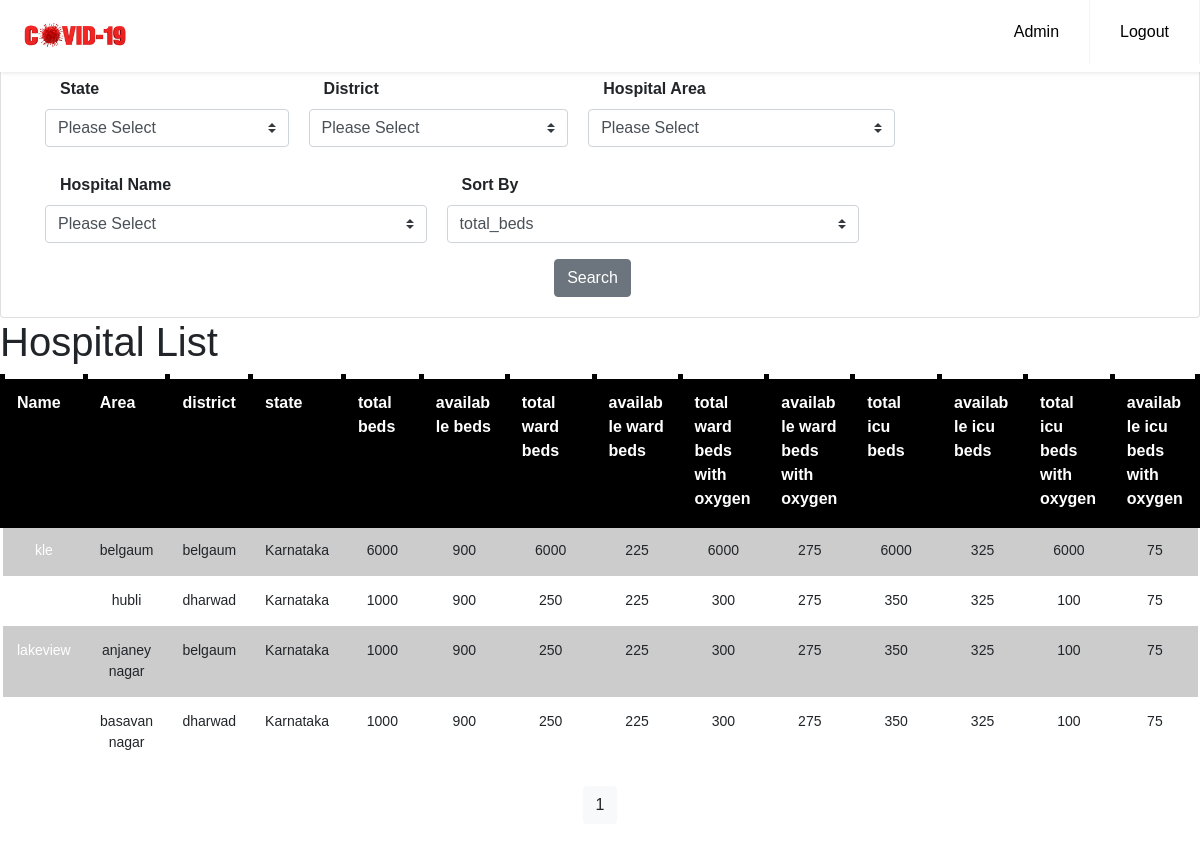
Before: /hospital with the older database file.
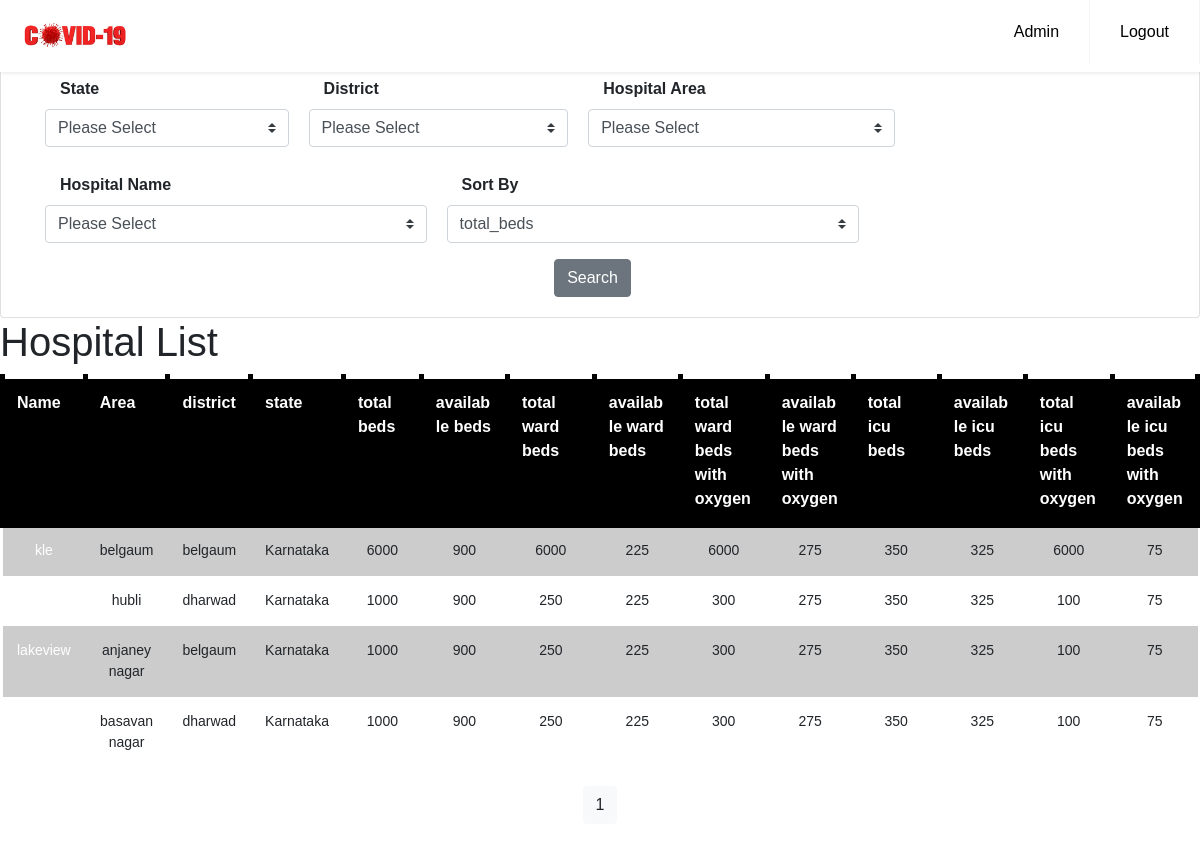
After: the same page with the newer database file.
### models.py (models this page shows, shortened)
class Hospital(db.Model):
    id = db.Column(db.Integer, primary_key=True)
    name = db.Column(db.String(100), nullable=False)
    area = db.Column(db.String(100), nullable=False)
    district = db.Column(db.String(100), nullable=False)
    state = db.Column(db.String(100), nullable=False)
    total_beds = db.Column(db.Integer, nullable=False)
    available_beds = db.Column(db.Integer, nullable=False)
    total_ward_beds = db.Column(db.Integer, nullable=False)
    available_ward_beds = db.Column(db.Integer, nullable=False)
    total_ward_beds_with_oxygen = db.Column(db.Integer, nullable=False)
    available_ward_beds_with_oxygen = db.Column(db.Integer, nullable=False)
    total_icu_beds = db.Column(db.Integer, nullable=False)
    available_icu_beds = db.Column(db.Integer, nullable=False)
    total_icu_beds_with_oxygen = db.Column(db.Integer, nullable=False)
    available_icu_beds_with_oxygen = db.Column(db.Integer, nullable=False)
    beds = db.relationship('Bed', backref='hospital', lazy=True)

### app.py (the view, shortened to what this page needs)
@app.route('/hospital', methods=['POST', 'GET'])
def hospital():
    name=False
    district=False
    state=False
    area=False
    beds= False
    form = InfoForm()
    page = request.args.get('page', 1, type=int)
    print('page: ', page)
    if request.method == 'GET':
        name = request.args.get('name')
        state = request.args.get('state')
        district = request.args.get('district')
        area = request.args.get('area')
        beds = request.args.get('beds')
    if form.validate_on_submit() and request.method == "POST":
        print('POST request')
    data = Hospital.query.order_by(Hospital.total_beds.desc()).paginate(per_page=5, page=page)
    if(name =='Please Select' and district =='Please Select' and state =='Please Select' and area =='Please Select'):
        if beds == 'total_beds':
            data = Hospital.query.order_by(Hospital.total_beds.desc()).paginate(per_page=5, page=page)
        elif beds== 'available_beds':
            data = Hospital.query.order_by(Hospital.available_beds.desc()).paginate(per_page=5, page=page)
        elif beds == 'available_ward_beds':
            data = Hospital.query.order_by(Hospital.available_ward_beds.desc()).paginate(per_page=5, page=page)
        elif beds == 'available_ward_beds_with_oxygen':
            data = Hospital.query.order_by(Hospital.available_ward_beds_with_oxygen.desc()).paginate(per_page=5, page=page)
        elif beds == 'available_icu_beds':
            data = Hospital.query.order_by(Hospital.available_icu_beds.desc()).paginate(per_page=5, page=page)
        elif beds == 'available_icu_beds_with_oxygen':
            data = Hospital.query.order_by(Hospital.available_icu_beds_with_oxygen.desc()).paginate(per_page=5, page=page)
    elif(name !=  'Please Select' and district !='Please Select' and state !='Please Select' and area !='Please Select'):
        if beds == 'total_beds':
            data = Hospital.query.filter_by(name=name, district=district, state=state, area=area).order_by(Hospital.total_beds.desc()).paginate(per_page=5, page=page)
        elif beds== 'available_beds':
            data = Hospital.query.filter_by(name=name, district=district, state=state, area=area).order_by(Hospital.available_beds).paginate(per_page=5, page=page)
        elif beds == 'available_ward_beds':
            data = Hospital.query.filter_by(name=name, district=district, state=state, area=area).order_by(Hospital.available_ward_beds.desc()).paginate(per_page=5, page=page)
        elif beds == 'available_ward_beds_with_oxygen':
            data = Hospital.query.filter_by(name=name, district=district, state=state, area=area).order_by(Hospital.available_ward_beds_with_oxygen.desc()).paginate(per_page=5, page=page)
        elif beds == 'available_icu_beds':
            data = Hospital.query.filter_by(name=name, district=district, state=state, area=area).order_by(Hospital.available_icu_beds.desc()).paginate(per_page=5, page=page)
        elif beds == 'available_icu_beds_with_oxygen':
            data = Hospital.query.filter_by(name=name, district=district, state=state, area=area).order_by(Hospital.available_icu_beds_with_oxygen.desc()).paginate(per_page=5, page=page)
    else:
        data = Hospital.query.order_by(Hospital.total_beds.desc()).paginate(per_page=5, page=page)
        print("Get Request")
    form.name.data = name
    form.district.data = district
    form.state.data = state
    form.area.data = area
    form.beds.data = beds
    return render_template('index.html', form=form, name=name, district=district, state=state, area=area, beds=beds, hospitals=data)

### forms.py
class InfoForm(FlaskForm):
    name = SelectField('Name', choices=[('Please Select','Please Select'),('Preetham emergency','Preetham emergency'),('Nandan clinic','Nandan clinic'),('Siddarth multispeciality','Siddarth multispeciality'),('Father Muller Hospital','Father Muller Hospital')])
    district = SelectField('District: ', choices=[('Please Select','Please Select'),('D.K','D.K'),('Banglore','Banglore')])
    state = SelectField('State: ', choices=[('Please Select','Please Select'),('Andra','Andra'),('Karnataka','Karnataka')])
    area = SelectField('Area: ', choices=[('Please Select','Please Select'),('badyar','badyar'),('mattikere','mattikere')])
    beds = SelectField('Sort bed results by ', validators=[DataRequired()], choices=[('total_beds','total_beds'),('available_beds','available_beds'),('available_ward_beds','available_ward_beds'),('available_ward_beds_with_oxygen','available_ward_beds_with_oxygen'),('available_icu_beds','available_icu_beds'),('available_icu_beds_with_oxygen','available_icu_beds_with_oxygen')], default='total_beds')
    submit = SubmitField('Search')

### templates/index.html (shortened to what this page needs)
{% extends "base.html" %}
{% block content %}
<div class="wrapper__main">
    <div class="page-wrapper bg-gra-03 p-t-45 p-b-50">
        <div class="wrapper wrapper--w790">
            <div class="card card-5">
                <div class="card-heading">
                    <h2 class="title">Search Here for Hospitals</h2>
                </div>
                <div class="card-body">
                    <div style="padding-left: 0px;" class="container">
                            <div class="col-md-12">
                                <form href="/" method="POST">
                                    <div class="row">
                                        <div>
                                            <div style="margin-top: 10px;" class="form-group">
                                                <label for="state" style="margin-left: 30px;" class="form-label "><b>State</b></label>
                                                <span class = "col-sm-4">
                                                    {{ form.state(id="state",class="custom-select selectFilter")}}
                                                </span>
                                            </div>
                                        </div>
                                        <div style="margin-left: 20px;">
                                            <div style="margin-top: 10px;" class="form-group">
                                                <label for="district" style="margin-left: 30px;" class="form-label"><b>District</b></label>
                                                <span class = "col-sm-4">
                                                    {{ form.district(id="district",class="custom-select selectFilter")}}
                                                </span>
                                            </div>
                                        </div>
                                        <div style="margin-left: 20px;">
                                            <div style="margin-top: 10px;" class="form-group">
                                                <label for="area" style="margin-left: 30px;" class="form-label "><b>Hospital Area</b></label>
                                                <span class = "col-sm-4">
                                                    {{ form.area(id="area",class="custom-select selectFilter")}}
                                                </span>
                                            </div>
                                        </div>
                                        <div>
                                            <div style="margin-top: 10px;" class="form-group">
                                                <label for="na" style="margin-left: 30px;" class="form-label "><b>Hospital Name</b></label>
                                                <span class = "col-sm-4">
                                                    {{ form.name(id="na",class="custom-select selectFilter") }}
                                                </span>
                                            </div>
                                        </div>
                                    <div style="margin-left: 20px;">
                                        <div style="margin-top: 10px;" class="form-group">
                                            <label class="form-label" style="margin-left: 30px;"><b>Sort By</b></label>
                                            <span class = "col-sm-4">
                                                {{ form.beds(class="custom-select selectFilter") }}
                                            </span>
                                        </div>
                                    </div>
                                </div>
                                    <div style="text-align: center;">
                                        {{form.submit(class="btn btn-secondary")}}
                                    </div>
                                </form>
                            </div>
                        </div>
                    </div>
                </div>
            </div>
  <div class="table__main">
    <div class="table__wrapper">
        <h1 class="label__head">Hospital List</h1>
        <table class="table">
            <tr class="table__head text-break">
                <th class="table__cell" width="80px">Name</th>
                <th class="table__cell" width="80px">Area</th>
                <th class="table__cell" width="80px">district</th>
                <th class="table__cell" width="80px">state</th>
                <th class="table__cell" width="80px">total beds</th>
                <th class="table__cell" width="90px">available beds</th>
                <th class="table__cell" width="90px">total ward beds</th>
                <th class="table__cell" width="90px">available ward beds</th>
                <th class="table__cell" width="90px">total ward beds with oxygen</th>
                <th class="table__cell" width="90px">available ward beds with oxygen</th>
                <th class="table__cell" width="90px">total icu beds</th>
                <th class="table__cell" width="90px">available icu beds</th>
                <th class="table__cell" width="90px">total icu beds with oxygen</th>
                <th class="table__cell" width="90px">available icu beds with oxygen</th>
            </tr>
            {% for row in hospitals.items %}
            <tr style="text-align: center;" class="table__row">
                <td class="table__cell"><a href="{{ url_for('profilehospital', hospital_id=row.id) }}">{{row.name}}</a></td>
                <td class="table__cell">{{row.area}}</td>
                <td class="table__cell">{{row.district}}</td>
                <td class="table__cell">{{row.state}}</td>
                <td class="table__cell">{{row.total_beds}}</td>
                <td class="table__cell">{{row.available_beds}}</td>
                <td class="table__cell">{{row.total_ward_beds}}</td>
                <td class="table__cell">{{row.available_ward_beds}}</td>
                <td class="table__cell">{{row.total_ward_beds_with_oxygen}}</td>
                <td class="table__cell">{{row.available_ward_beds_with_oxygen}}</td>
                <td class="table__cell">{{row.total_icu_beds}}</td>
                <td class="table__cell">{{row.available_icu_beds}}</td>
                <td class="table__cell">{{row.total_icu_beds_with_oxygen}}</td>
                <td class="table__cell">{{row.available_icu_beds_with_oxygen}}</td>
            </tr>
            {% endfor %}
        </table>
        <div style="text-align: center;">
        {% for page_num in hospitals.iter_pages(left_edge=1, right_edge=1, left_current=1, right_current=2) %}
            {% if page_num %}
                {% if hospitals.page == page_num  %}
                    <a  class="btn btn-light mb-4" href="{{url_for('hospital', page=page_num, name=name, district=district, state=state, area=area, beds=beds) }}">{{ page_num }}</a>
                {% else %}
                    <a  class="btn btn-outline-light mb-4" href="{{ url_for('hospital', page=page_num, name=name, district=district, state=state, area=area, beds=beds) }}">{{ page_num }}</a>
                {% endif %}
            {% else %}
            <span style="color: white;">...</span>
            {% endif %}
        {% endfor %}
            </div>
    </div>
  </div>
</div>
</div>
{% endblock content %}

### templates/base.html (shortened to what this page needs)
<!DOCTYPE html>
<html>
<head>
  <link rel="stylesheet" type="text/css" href="{{ url_for('static', filename='css/home.css') }}">
  <link rel="stylesheet" type="text/css" href="{{ url_for('static', filename='css/patient_add.css') }}">
	<link rel="stylesheet" href="https://stackpath.bootstrapcdn.com/bootstrap/4.3.1/css/bootstrap.min.css">
	<link href="https://unpkg.com/aos@2.3.1/dist/aos.css" rel="stylesheet">
	<link rel="stylesheet" href="https://cdnjs.cloudflare.com/ajax/libs/select2/4.0.13/css/select2.min.css" />
</head>
<body>
<div class="navbar__main">
	<header class="header">
	<a href="{{ url_for('admin') }}"><img src="{{ url_for('static', filename='img/logo.jpg') }}" class="logo"></a>
	  <ul class="menu">
		<li><a href="{{ url_for('admin') }}">Admin</a></li>
		<li><a href="{{ url_for('admin') }}">Logout</a></li>
	  </ul>
	</header>
</div>
{% block content %}{% endblock %}
</body>
</html>

### static/css/home.css (style rules this page uses)
* { box-sizing: border-box; padding: 0; margin: 0; font-family: Verdana, Geneva, Tahoma, sans-serif; }
.navbar__main a { color: #000; }
.navbar__main .header { background-color: #fff; box-shadow: 1px 1px 4px 0 rgba(0,0,0,.1); position: fixed; width: 100%; z-index: 3; }
.navbar__main .header ul { margin: 0; padding: 0; list-style: none; overflow: hidden; background-color: #fff; }
.navbar__main .header li a { display: block; padding: 20px 20px; border-right: 1px solid #f4f4f4; text-decoration: none; }
.navbar__main .header .logo { display: block; float: left; font-size: 2em; padding: 10px 20px; text-decoration: none; }
.navbar__main .header .menu { clear: both; max-height: 0; transition: max-height .2s ease-out; }
@media (min-width: 1000px) { .navbar__main .header li { float: left; } }
@media (min-width: 1000px) { .navbar__main .header li a { padding: 20px 30px; } }
@media (min-width: 1000px) { .navbar__main .header .menu { clear: none; float: right; max-height: none; } }
.logo { height: 75%; width: 150px; }
.table__wrapper { display: flex; flex-direction: column; justify-content: center; }
td, tr { border: 2px solid black; font-size: 14px; }
td { padding: 5px; }
th { border: 5px solid black; background: black; color: white; font-size: 16px; }
tr { border: 5px solid white; }
td { border: 5px solid transparent; }
td a { color: white; }
tr:nth-child(even) { background: #CCC }
tr:nth-child(odd) { background: #FFF }
.container h1, h2, h3, h4, h5, h6 { color: #444444; }

### static/css/patient_add.css (style rules this page uses)
.patient_form h1,h2,h3,h4,h5,h6 { margin: 0px; }

Changed rows visible on the page:
changed Hospital "kle": total_icu_beds "6000" → "350"
